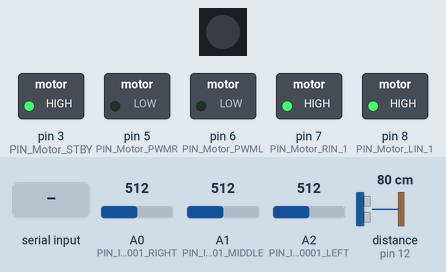
Simulated run of this sketch. Board: Arduino Uno, built with avr-gcc and run on an emulated ATmega328P. Parts: 1 RGB LEDs in strip order, left to right, switched loads named in the sketch (green lamp = pin HIGH). The test bench sets the inputs (shaded band); at power-on: A0 (PIN_ITR20001_RIGHT) = 512, distance to the obstacle (sensor on pin 12) 80 cm, A2 (PIN_ITR20001_LEFT) = 512, A1 (PIN_ITR20001_MIDDLE) = 512. The echo pulse lasts 58.3 µs per cm; dim RGB values are drawn brighter than linear; pins used as bus, display or sensor lines are not drawn; what the sketch prints to the serial monitor is not drawn.

Above: at 0.9 s.
1.0 s: "r" received over Serial
At 2.1 s:
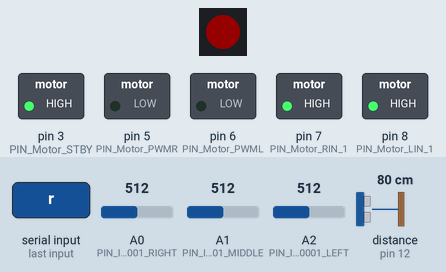
2.5 s: A0 (PIN_ITR20001_RIGHT) set to 590
5.5 s: A0 (PIN_ITR20001_RIGHT) set to 612
At 6.2 s:
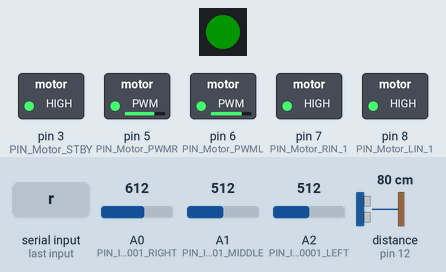
7.0 s: distance to the obstacle (sensor on pin 12) set to 28 cm
8.5 s: distance to the obstacle (sensor on pin 12) set to 23 cm
At 9.2 s:
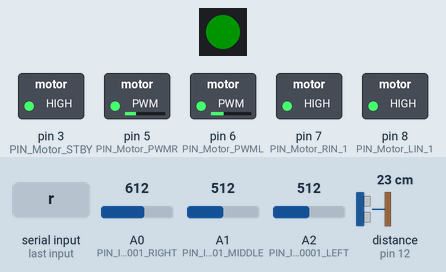
10.1 s: A2 (PIN_ITR20001_LEFT) set to 610
At 11.4 s:
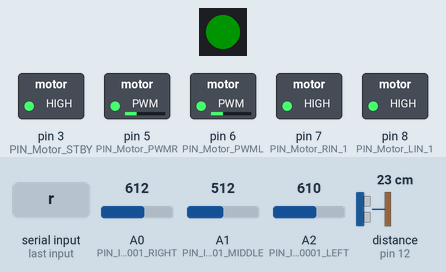
Timing chart, 0 to 12.6 s (numbered marks = the images above; inputs shaded):
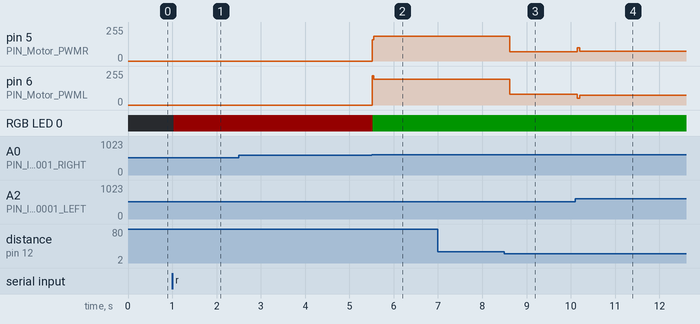

Measured:
- the behaviour switches between 600 and 601 on A0 (PIN_ITR20001_RIGHT) (found by bisection; images 1 and 2)
- the behaviour switches between 26 and 25 cm on distance to the obstacle (sensor on pin 12) (found by bisection; images 2 and 3)
- after the input at 1.0 s, RGB LED 0: off → RGB(20, 0, 0) at once
- after the input at 2.5 s, every drawn part: stays the same
- after the input at 5.5 s, pin 5 (PIN_Motor_PWMR): 0/255 → 185/255 at once; pin 6 (PIN_Motor_PWML): 0/255 → 195/255 at once; RGB LED 0: RGB(20, 0, 0) → RGB(0, 20, 0) at once
- after the input at 7.0 s, every drawn part: stays the same
- after the input at 8.5 s, pin 5 (PIN_Motor_PWMR): 185/255 → 70/255 after 0.12 s; pin 6 (PIN_Motor_PWML): 195/255 → 80/255 after 0.12 s
- after the input at 10.1 s, pin 5 (PIN_Motor_PWMR): 70/255 → 74/255 at once; pin 6 (PIN_Motor_PWML): 80/255 → 75/255 at once

The sketch:

sigueLineas.ino
```cpp
#include <Arduino_FreeRTOS.h>
#include <Servo.h>
#include "FastLED.h"

#include "ultrasonido.h"

#define PIN_RBGLED 4
#define NUM_LEDS 1
CRGB leds[NUM_LEDS];

// Ultrasound
#define TRIG_PIN 13
#define ECHO_PIN 12
UltraSoundClass ultrasound(ECHO_PIN, TRIG_PIN);

// Infra-red
#define PIN_ITR20001_LEFT   A2
#define PIN_ITR20001_MIDDLE A1
#define PIN_ITR20001_RIGHT  A0

// Motors
#define PIN_Motor_STBY 3

// A Group Motors Right Side
#define PIN_Motor_RIN_1 7
#define PIN_Motor_PWMR 5

// B Group Motors Left Side
#define PIN_Motor_LIN_1 8
#define PIN_Motor_PWML 6

/*-----------------------------------------------------------------------------*/

// PD

float Kp = 0.05; // Proportional gain
float Kd = 0.25; // Derivative gain

// Internal variables of PD
int error = 0;
int lastError = 0;
int P = 0;
int D = 0;

/*-----------------------------------------------------------------------------*/

// Task rates
#define PERIODIC_T1 200   // ULTRASOUND
#define PERIODIC_T2 50    // INFRARED (PD Loop)
#define PERIODIC_T3 4000   // COMS

/*-----------------------------------------------------------------------------*/

// Robot parameters
// Velocities
volatile int MAXIMUM_SPEED = 220; // Max speed allowed
volatile int BASE_SPEED = 190;     // Base speed
int vel_turn = 160; // Vel for turning

// To check the side where the line was last seen
float prev_right = -1;
float prev_left = -1;

/*
* Infrared counter indicates how many measures the infrared took in total and
* also another counter to measure how many times the black line was detected
*/
/* Readable from different tasks */
volatile float infrared_total = 0;
volatile float infrared_detected = 0;

int start_time = 0;


bool lost = false;

volatile bool finished = false;

/*-----------------------------------------------------------------------------*/

#define COMPUTATION_TIME_ON_T1 50

#define DIST_STOP 10 // With a bit of gap because the intertia of movement
#define DIST_SLOW 15 // Distance where the robot is going to star slowing the speed

/*-----------------------------------------------------------------------------*/

// LED configuration
uint32_t Color(uint8_t r, uint8_t g, uint8_t b)
{
  return (((uint32_t)r << 16) | ((uint32_t)g << 8) | b);
}

// Calculates difference of time given two measures
float get_time_diff(long t0, long t1) {
  if (t0 < 0 || t1 < 0)
    return -1;
  else
    return t1 - t0; // return in millis
}

void setup()
{
  Serial.begin(9600);

  pinMode(PIN_Motor_STBY, OUTPUT);
  digitalWrite(PIN_Motor_STBY, HIGH);

  // Right motor
  pinMode(PIN_Motor_RIN_1, OUTPUT);
  pinMode(PIN_Motor_PWMR, OUTPUT);
  digitalWrite(PIN_Motor_RIN_1, HIGH);
  analogWrite(PIN_Motor_PWMR, 0);

  // Left motor
  pinMode(PIN_Motor_LIN_1, OUTPUT);
  pinMode(PIN_Motor_PWML, OUTPUT);
  digitalWrite(PIN_Motor_LIN_1, HIGH);
  analogWrite(PIN_Motor_PWML, 0);

  // LED
  FastLED.addLeds<NEOPIXEL, PIN_RBGLED>(leds, NUM_LEDS);
  FastLED.setBrightness(20);

  // Wait until the ESP is ready. Will recive a start signal though Serial port
  while(1) {
    if (Serial.available()) {
      char c = Serial.read();

      if (c == 'r')  {
        start_time = millis(); // Start the timer
        String start_lap = "{sl}";  // Send start lap when signal received
        Serial.print(start_lap);
        break;
      }
    }
  }

  // Once it receives start signal create tasks and start execution
  xTaskCreate(MyTask1, "TaskUltra", 256, NULL, 2, NULL); // Ultrasound
  xTaskCreate(MyTask2, "TaskPID", 256, NULL, 3, NULL); // PID
  xTaskCreate(MyTask3, "TaskCom", 100, NULL, 1, NULL);   // Ping
}

void loop() {} // Void for freeRTOS

// Ultrasound task
static void MyTask1(void* pvParameters)
{
  TickType_t xLastWakeTime, aux;
  xLastWakeTime = xTaskGetTickCount();

  while(1)
  {
    aux = xLastWakeTime;

    float dist = ultrasound.get_dist();

    // Filter wrong measures (0) and check if obstacle is close enough to slow the vel
    if (dist <= (DIST_SLOW + DIST_STOP) && dist > 0.1 ) {
      MAXIMUM_SPEED = 100;
      BASE_SPEED = 75;
    }

    // Filter wrong measures (0) and check if obstacle is close enough
    if (dist <= DIST_STOP && dist > 0.1) {
      digitalWrite(PIN_Motor_STBY, LOW); // STOP

      // Calculate percentage of lost line
      float percentage = (infrared_detected / infrared_total) * 100;

      // Calculate total lap duration
      long duration = get_time_diff(start_time, millis());

      // Send statistics of how much the robot saw the line during circuit
      String  visible_line = "{vl" + String(percentage) + "}";

      // duration of whole program
      String end_lap = "{el" + String(duration) + "}";

      // To send right distance measure
      delay(1000);
      dist = ultrasound.get_dist(); // Check dist with the robot full stoped
      String obst_det = "{od" + String(dist) + "}"; // Send distance from object when detected

      // Send the msg
      Serial.print(visible_line);
      Serial.print(obst_det);
      Serial.print(end_lap);

      finished = true;
      vTaskDelete(NULL); // kill task

    }

    while ( (aux - xLastWakeTime)*portTICK_PERIOD_MS < COMPUTATION_TIME_ON_T1) {
      aux = xTaskGetTickCount();
    }

    xTaskDelayUntil( &xLastWakeTime, ( PERIODIC_T1 / portTICK_PERIOD_MS ) );
  }
}

// Infrared and PD task
static void MyTask2(void* pvParameters)
{
  TickType_t xLastWakeTime, aux;

  xLastWakeTime = xTaskGetTickCount();
  while(1)
  {
    // When finished = true end the task
    if (finished) {
      vTaskDelete(NULL);
    }
    aux = xLastWakeTime;

    // Read infrareds
    int left = analogRead(PIN_ITR20001_LEFT);
    int middle = analogRead(PIN_ITR20001_MIDDLE);
    int right = analogRead(PIN_ITR20001_RIGHT);

    infrared_total++;

    // If line was lost
    if (left <= 600 && middle <= 600 && right <= 600) {
      // Only send this messages on first notice of being lost
      if (lost == false) {
        lost = true;
        String lost_line = "{ll}"; // Send that it lost the black line
        Serial.print(lost_line);
        String line_search = "{ls}"; // Send that it will start looking for the line
        Serial.print(line_search);
      }

      // Configure LED color to red
      FastLED.showColor(Color(255, 0, 0));

      /* Find line protocol, if last seen in left sensor, turn left and viceversa */
      if (prev_right > 600) {
        analogWrite(PIN_Motor_PWML, vel_turn);
        analogWrite(PIN_Motor_PWMR, 0);

      } else if (prev_left > 600) {
        analogWrite(PIN_Motor_PWML, 0);
        analogWrite(PIN_Motor_PWMR, vel_turn);
      }

    // If it detects line in any of the infrareds
    } else {
      // Only send this messages on first notice of finding the line
      if (lost == true) {
        lost = false;
        String stop_search = "{ss}";  // it stopped searching for the line because it found it
        Serial.print(stop_search);
        String line_found = "{lf}"; // send that it found the line again only after losing it (if condition)
        Serial.print(line_found);
      }

      // Increase black line detection counter
      infrared_detected++;

      // PD logic
      error = right - left;

      P = error;
      D = error - lastError;

      float pid_output = (Kp * P) + (Kd * D);

      lastError = error; // Save last error to compare after

      // Calculate velocities
      int speedLeft = BASE_SPEED + pid_output;
      int speedRight = BASE_SPEED - pid_output;

      // Clamp to adequate values
      if (speedLeft > MAXIMUM_SPEED) {
        speedLeft = MAXIMUM_SPEED;
      }
      if (speedLeft < 0) {
        speedLeft = 0;
      }

      if (speedRight > MAXIMUM_SPEED) {
        speedRight = MAXIMUM_SPEED;
      }
      if (speedRight < 0) {
        speedRight = 0;
      }

      // Apply in motors
      digitalWrite(PIN_Motor_LIN_1, HIGH);
      digitalWrite(PIN_Motor_RIN_1, HIGH);

      analogWrite(PIN_Motor_PWML, speedLeft);
      analogWrite(PIN_Motor_PWMR, speedRight);

      // Save infrared measures for finding line protocol
      prev_right = right;
      prev_left = left;

      FastLED.showColor(Color(0, 255, 0));
    }

    xTaskDelayUntil( &xLastWakeTime, ( PERIODIC_T2 / portTICK_PERIOD_MS ) );
  }
}

// Send ping every 4 s
static void MyTask3(void* pvParameters)
{
  TickType_t xLastWakeTime;
  xLastWakeTime = xTaskGetTickCount();

  while(1)
  {
    if (finished) {
      vTaskDelete(NULL);
    }

    long ping_time = get_time_diff(start_time, millis());
    String ping_message = "{pm" + String(ping_time) + "}";
    Serial.print(ping_message); // Send ping message every 4s with low priority

    xTaskDelayUntil( &xLastWakeTime, ( PERIODIC_T3 / portTICK_PERIOD_MS ) );
  }
}
```

ultrasonid.cpp
```cpp
#include "ultrasonido.h"

UltraSoundClass::UltraSoundClass(int _echo, int _trg) {
  pin_echo = _echo;
  pin_trg = _trg;

  pinMode(pin_trg, OUTPUT);
  pinMode(pin_echo, INPUT);
}


float UltraSoundClass::get_dist() {
  digitalWrite(pin_trg, LOW);
  delayMicroseconds(2);

  digitalWrite(pin_trg, HIGH);
  delayMicroseconds(10);
  digitalWrite(pin_trg, LOW);

  long duration = pulseIn(pin_echo, HIGH, 200000);

  float distance = duration * 0.034 / 2; // distance in cm

  return distance;
}
```

ultrasonido.h
```cpp
#ifndef ULTRASOUND_CLASS_H
#define ULTRASOUND_CLASS_H

#include <Arduino.h>


class UltraSoundClass {
public:
  UltraSoundClass(int _echo, int _trg);

  float get_dist();

private:
  int pin_echo;
  int pin_trg;
};

#endif
```
